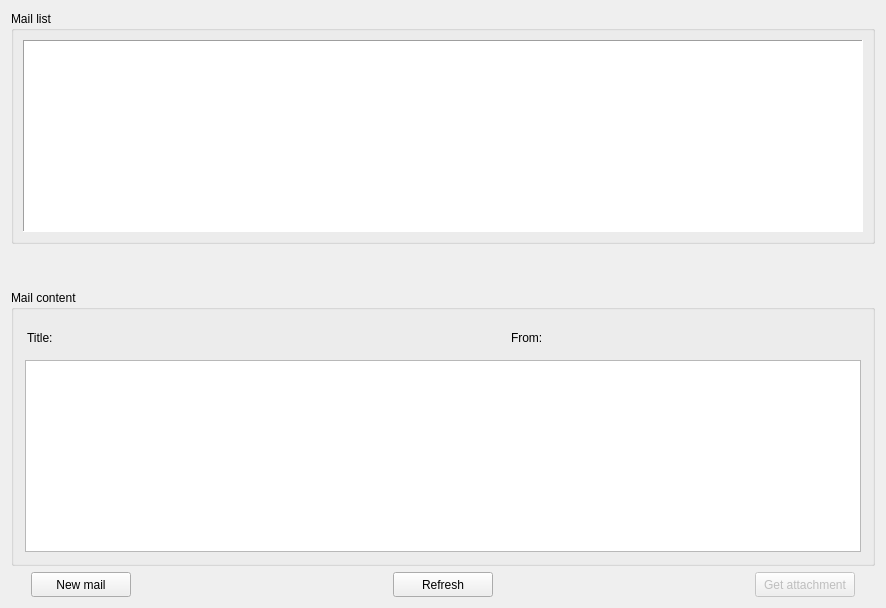
        <widget class="QWidget" name="mailsTab">
         <attribute name="title">
          <string>  My mails  </string>
         </attribute>
         <layout class="QVBoxLayout" name="verticalLayout_34">
          <item>
           <layout class="QVBoxLayout" name="verticalLayout_33">
            <item>
             <widget class="QGroupBox" name="mailListGpBox">
              <property name="title">
               <string>Mail list</string>
              </property>
              <layout class="QVBoxLayout" name="verticalLayout_32">
               <item>
                <widget class="QTableView" name="mailTable">
                 <property name="frameShape">
                  <enum>QFrame::Panel</enum>
                 </property>
                 <property name="editTriggers">
                  <set>QAbstractItemView::NoEditTriggers</set>
                 </property>
                 <property name="alternatingRowColors">
                  <bool>true</bool>
                 </property>
                 <property name="selectionMode">
                  <enum>QAbstractItemView::SingleSelection</enum>
                 </property>
                 <property name="selectionBehavior">
                  <enum>QAbstractItemView::SelectRows</enum>
                 </property>
                 <property name="showGrid">
                  <bool>false</bool>
                 </property>
                 <property name="gridStyle">
                  <enum>Qt::NoPen</enum>
                 </property>
                 <property name="sortingEnabled">
                  <bool>true</bool>
                 </property>
                 <attribute name="horizontalHeaderMinimumSectionSize">
                  <number>20</number>
                 </attribute>
                 <attribute name="verticalHeaderVisible">
                  <bool>false</bool>
                 </attribute>
                 <attribute name="verticalHeaderDefaultSectionSize">
                  <number>25</number>
                 </attribute>
                 <attribute name="verticalHeaderMinimumSectionSize">
                  <number>25</number>
                 </attribute>
                </widget>
               </item>
              </layout>
             </widget>
            </item>
            <item>
             <spacer name="verticalSpacer_9">
              <property name="orientation">
               <enum>Qt::Vertical</enum>
              </property>
              <property name="sizeHint" stdset="0">
               <size>
                <width>20</width>
                <height>40</height>
               </size>
              </property>
             </spacer>
            </item>
            <item>
             <widget class="QGroupBox" name="mailTextGpBox">
              <property name="title">
               <string>Mail content</string>
              </property>
              <layout class="QVBoxLayout" name="verticalLayout_31">
               <item>
                <layout class="QVBoxLayout" name="verticalLayout_30">
                 <property name="leftMargin">
                  <number>2</number>
                 </property>
                 <property name="topMargin">
                  <number>2</number>
                 </property>
                 <property name="rightMargin">
                  <number>2</number>
                 </property>
                 <property name="bottomMargin">
                  <number>2</number>
                 </property>
                 <item>
                  <layout class="QHBoxLayout" name="horizontalLayout_35">
                   <property name="leftMargin">
                    <number>2</number>
                   </property>
                   <property name="topMargin">
                    <number>2</number>
                   </property>
                   <property name="rightMargin">
                    <number>2</number>
                   </property>
                   <property name="bottomMargin">
                    <number>2</number>
                   </property>
                   <item>
                    <widget class="QLabel" name="mailTitleHintLabel">
                     <property name="minimumSize">
                      <size>
                       <width>50</width>
                       <height>25</height>
                      </size>
                     </property>
                     <property name="maximumSize">
                      <size>
                       <width>50</width>
                       <height>25</height>
                      </size>
                     </property>
                     <property name="text">
                      <string>Title:</string>
                     </property>
                    </widget>
                   </item>
                   <item>
                    <widget class="QLabel" name="mailTitleLabel">
                     <property name="minimumSize">
                      <size>
                       <width>400</width>
                       <height>25</height>
                      </size>
                     </property>
                     <property name="maximumSize">
                      <size>
                       <width>16777215</width>
                       <height>16777215</height>
                      </size>
                     </property>
                     <property name="text">
                      <string/>
                     </property>
                    </widget>
                   </item>
                   <item>
                    <spacer name="horizontalSpacer_47">
                     <property name="orientation">
                      <enum>Qt::Horizontal</enum>
                     </property>
                     <property name="sizeType">
                      <enum>QSizePolicy::Minimum</enum>
                     </property>
                     <property name="sizeHint" stdset="0">
                      <size>
                       <width>20</width>
                       <height>20</height>
                      </size>
                     </property>
                    </spacer>
                   </item>
                   <item>
                    <layout class="QHBoxLayout" name="horizontalLayout_36">
                     <property name="leftMargin">
                      <number>2</number>
                     </property>
                     <property name="topMargin">
                      <number>2</number>
                     </property>
                     <property name="rightMargin">
                      <number>2</number>
                     </property>
                     <property name="bottomMargin">
                      <number>2</number>
                     </property>
                     <item>
                      <widget class="QLabel" name="mailFromHintLabel">
                       <property name="minimumSize">
                        <size>
                         <width>50</width>
                         <height>25</height>
                        </size>
                       </property>
                       <property name="maximumSize">
                        <size>
                         <width>50</width>
                         <height>25</height>
                        </size>
                       </property>
                       <property name="text">
                        <string>From:</string>
                       </property>
                      </widget>
                     </item>
                     <item>
                      <widget class="QLabel" name="mailFromLabel">
                       <property name="minimumSize">
                        <size>
                         <width>270</width>
                         <height>25</height>
                        </size>
                       </property>
                       <property name="maximumSize">
                        <size>
                         <width>16777215</width>
                         <height>16777215</height>
                        </size>
                       </property>
                       <property name="text">
                        <string/>
                       </property>
                      </widget>
                     </item>
                     <item>
                      <spacer name="horizontalSpacer_48">
                       <property name="orientation">
                        <enum>Qt::Horizontal</enum>
                       </property>
                       <property name="sizeType">
                        <enum>QSizePolicy::MinimumExpanding</enum>
                       </property>
                       <property name="sizeHint" stdset="0">
                        <size>
                         <width>20</width>
                         <height>20</height>
                        </size>
                       </property>
                      </spacer>
                     </item>
                    </layout>
                   </item>
                  </layout>
                 </item>
                 <item>
                  <widget class="QPlainTextEdit" name="mailTextEdit">
                   <property name="readOnly">
                    <bool>true</bool>
                   </property>
                  </widget>
                 </item>
                </layout>
               </item>
              </layout>
             </widget>
            </item>
            <item>
             <layout class="QHBoxLayout" name="horizontalLayout_32">
              <item>
               <spacer name="horizontalSpacer_49">
                <property name="orientation">
                 <enum>Qt::Horizontal</enum>
                </property>
                <property name="sizeType">
                 <enum>QSizePolicy::Fixed</enum>
                </property>
                <property name="sizeHint" stdset="0">
                 <size>
                  <width>20</width>
                  <height>20</height>
                 </size>
                </property>
               </spacer>
              </item>
              <item>
               <widget class="QPushButton" name="newMailBtn">
                <property name="minimumSize">
                 <size>
                  <width>100</width>
                  <height>25</height>
                 </size>
                </property>
                <property name="maximumSize">
                 <size>
                  <width>100</width>
                  <height>25</height>
                 </size>
                </property>
                <property name="text">
                 <string>New mail</string>
                </property>
               </widget>
              </item>
              <item>
               <spacer name="horizontalSpacer_45">
                <property name="orientation">
                 <enum>Qt::Horizontal</enum>
                </property>
                <property name="sizeHint" stdset="0">
                 <size>
                  <width>40</width>
                  <height>20</height>
                 </size>
                </property>
               </spacer>
              </item>
              <item>
               <widget class="QPushButton" name="refreshMailBtn">
                <property name="minimumSize">
                 <size>
                  <width>100</width>
                  <height>25</height>
                 </size>
                </property>
                <property name="maximumSize">
                 <size>
                  <width>100</width>
                  <height>25</height>
                 </size>
                </property>
                <property name="text">
                 <string>Refresh</string>
                </property>
               </widget>
              </item>
              <item>
               <spacer name="horizontalSpacer_46">
                <property name="orientation">
                 <enum>Qt::Horizontal</enum>
                </property>
                <property name="sizeHint" stdset="0">
                 <size>
                  <width>40</width>
                  <height>20</height>
                 </size>
                </property>
               </spacer>
              </item>
              <item>
               <widget class="QPushButton" name="getMailAttachBtn">
                <property name="enabled">
                 <bool>false</bool>
                </property>
                <property name="minimumSize">
                 <size>
                  <width>100</width>
                  <height>25</height>
                 </size>
                </property>
                <property name="maximumSize">
                 <size>
                  <width>100</width>
                  <height>25</height>
                 </size>
                </property>
                <property name="text">
                 <string>Get attachment</string>
                </property>
               </widget>
              </item>
              <item>
               <spacer name="horizontalSpacer_50">
                <property name="orientation">
                 <enum>Qt::Horizontal</enum>
                </property>
                <property name="sizeType">
                 <enum>QSizePolicy::Fixed</enum>
                </property>
                <property name="sizeHint" stdset="0">
                 <size>
                  <width>20</width>
                  <height>20</height>
                 </size>
                </property>
               </spacer>
              </item>
             </layout>
            </item>
           </layout>
          </item>
         </layout>
        </widget>
